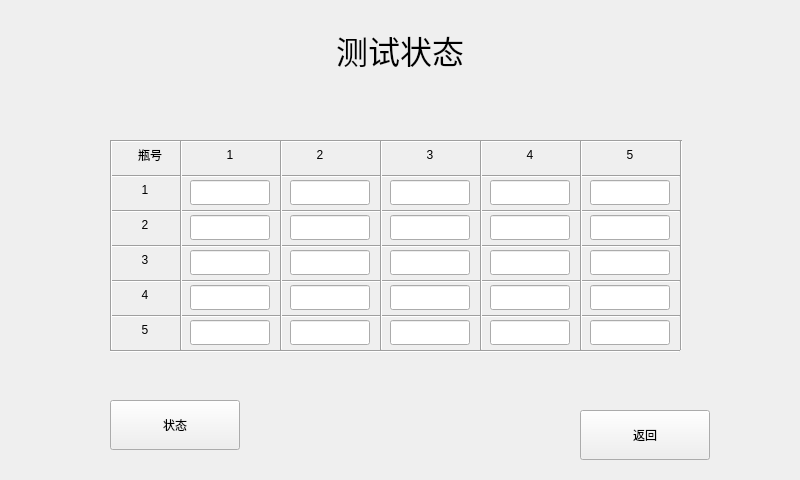
<?xml version="1.0" encoding="UTF-8"?>
<ui version="4.0">
 <class>AculateData</class>
 <widget class="QWidget" name="AculateData">
  <property name="geometry">
   <rect>
    <x>0</x>
    <y>0</y>
    <width>800</width>
    <height>480</height>
   </rect>
  </property>
  <property name="windowTitle">
   <string>Form</string>
  </property>
  <widget class="QPushButton" name="pbExit">
   <property name="geometry">
    <rect>
     <x>580</x>
     <y>410</y>
     <width>130</width>
     <height>50</height>
    </rect>
   </property>
   <property name="text">
    <string>返回</string>
   </property>
  </widget>
  <widget class="QLabel" name="lb_BottleID">
   <property name="geometry">
    <rect>
     <x>120</x>
     <y>140</y>
     <width>60</width>
     <height>30</height>
    </rect>
   </property>
   <property name="text">
    <string>瓶号</string>
   </property>
   <property name="alignment">
    <set>Qt::AlignCenter</set>
   </property>
  </widget>
  <widget class="QLabel" name="lb_Group1">
   <property name="geometry">
    <rect>
     <x>190</x>
     <y>140</y>
     <width>80</width>
     <height>30</height>
    </rect>
   </property>
   <property name="text">
    <string>1</string>
   </property>
   <property name="alignment">
    <set>Qt::AlignCenter</set>
   </property>
  </widget>
  <widget class="QLabel" name="lb_Group2">
   <property name="geometry">
    <rect>
     <x>280</x>
     <y>140</y>
     <width>80</width>
     <height>30</height>
    </rect>
   </property>
   <property name="text">
    <string>2</string>
   </property>
   <property name="alignment">
    <set>Qt::AlignCenter</set>
   </property>
  </widget>
  <widget class="QLabel" name="lb_Group3">
   <property name="geometry">
    <rect>
     <x>390</x>
     <y>140</y>
     <width>80</width>
     <height>30</height>
    </rect>
   </property>
   <property name="text">
    <string>3</string>
   </property>
   <property name="alignment">
    <set>Qt::AlignCenter</set>
   </property>
  </widget>
  <widget class="QLabel" name="lb_Group4">
   <property name="geometry">
    <rect>
     <x>490</x>
     <y>140</y>
     <width>80</width>
     <height>30</height>
    </rect>
   </property>
   <property name="text">
    <string>4</string>
   </property>
   <property name="alignment">
    <set>Qt::AlignCenter</set>
   </property>
  </widget>
  <widget class="QLabel" name="lb_Bottle1">
   <property name="geometry">
    <rect>
     <x>130</x>
     <y>180</y>
     <width>30</width>
     <height>20</height>
    </rect>
   </property>
   <property name="text">
    <string>1</string>
   </property>
   <property name="alignment">
    <set>Qt::AlignCenter</set>
   </property>
  </widget>
  <widget class="QLabel" name="lb_Bottle2">
   <property name="geometry">
    <rect>
     <x>130</x>
     <y>215</y>
     <width>30</width>
     <height>20</height>
    </rect>
   </property>
   <property name="text">
    <string>2</string>
   </property>
   <property name="alignment">
    <set>Qt::AlignCenter</set>
   </property>
  </widget>
  <widget class="QLabel" name="lb_Bottle3">
   <property name="geometry">
    <rect>
     <x>130</x>
     <y>250</y>
     <width>30</width>
     <height>20</height>
    </rect>
   </property>
   <property name="text">
    <string>3</string>
   </property>
   <property name="alignment">
    <set>Qt::AlignCenter</set>
   </property>
  </widget>
  <widget class="QLabel" name="lb_Bottle4">
   <property name="geometry">
    <rect>
     <x>130</x>
     <y>285</y>
     <width>30</width>
     <height>20</height>
    </rect>
   </property>
   <property name="text">
    <string>4</string>
   </property>
   <property name="alignment">
    <set>Qt::AlignCenter</set>
   </property>
  </widget>
  <widget class="QLineEdit" name="le_Group1_1">
   <property name="geometry">
    <rect>
     <x>190</x>
     <y>180</y>
     <width>80</width>
     <height>25</height>
    </rect>
   </property>
   <property name="text">
    <string/>
   </property>
   <property name="alignment">
    <set>Qt::AlignCenter</set>
   </property>
  </widget>
  <widget class="QLineEdit" name="le_Group1_2">
   <property name="geometry">
    <rect>
     <x>190</x>
     <y>215</y>
     <width>80</width>
     <height>25</height>
    </rect>
   </property>
   <property name="text">
    <string/>
   </property>
   <property name="alignment">
    <set>Qt::AlignCenter</set>
   </property>
  </widget>
  <widget class="QLineEdit" name="le_Group1_4">
   <property name="geometry">
    <rect>
     <x>190</x>
     <y>285</y>
     <width>80</width>
     <height>25</height>
    </rect>
   </property>
   <property name="text">
    <string/>
   </property>
   <property name="alignment">
    <set>Qt::AlignCenter</set>
   </property>
  </widget>
  <widget class="QLineEdit" name="le_Group1_3">
   <property name="geometry">
    <rect>
     <x>190</x>
     <y>250</y>
     <width>80</width>
     <height>25</height>
    </rect>
   </property>
   <property name="text">
    <string/>
   </property>
   <property name="alignment">
    <set>Qt::AlignCenter</set>
   </property>
  </widget>
  <widget class="QLineEdit" name="le_Group2_1">
   <property name="geometry">
    <rect>
     <x>290</x>
     <y>180</y>
     <width>80</width>
     <height>25</height>
    </rect>
   </property>
   <property name="text">
    <string/>
   </property>
   <property name="alignment">
    <set>Qt::AlignCenter</set>
   </property>
  </widget>
  <widget class="QLineEdit" name="le_Group2_2">
   <property name="geometry">
    <rect>
     <x>290</x>
     <y>215</y>
     <width>80</width>
     <height>25</height>
    </rect>
   </property>
   <property name="text">
    <string/>
   </property>
   <property name="alignment">
    <set>Qt::AlignCenter</set>
   </property>
  </widget>
  <widget class="QLineEdit" name="le_Group2_3">
   <property name="geometry">
    <rect>
     <x>290</x>
     <y>250</y>
     <width>80</width>
     <height>25</height>
    </rect>
   </property>
   <property name="text">
    <string/>
   </property>
   <property name="alignment">
    <set>Qt::AlignCenter</set>
   </property>
  </widget>
  <widget class="QLineEdit" name="le_Group2_4">
   <property name="geometry">
    <rect>
     <x>290</x>
     <y>285</y>
     <width>80</width>
     <height>25</height>
    </rect>
   </property>
   <property name="text">
    <string/>
   </property>
   <property name="alignment">
    <set>Qt::AlignCenter</set>
   </property>
  </widget>
  <widget class="QLineEdit" name="le_Group3_1">
   <property name="geometry">
    <rect>
     <x>390</x>
     <y>180</y>
     <width>80</width>
     <height>25</height>
    </rect>
   </property>
   <property name="text">
    <string/>
   </property>
   <property name="alignment">
    <set>Qt::AlignCenter</set>
   </property>
  </widget>
  <widget class="QLineEdit" name="le_Group3_2">
   <property name="geometry">
    <rect>
     <x>390</x>
     <y>215</y>
     <width>80</width>
     <height>25</height>
    </rect>
   </property>
   <property name="text">
    <string/>
   </property>
   <property name="alignment">
    <set>Qt::AlignCenter</set>
   </property>
  </widget>
  <widget class="QLineEdit" name="le_Group3_3">
   <property name="geometry">
    <rect>
     <x>390</x>
     <y>250</y>
     <width>80</width>
     <height>25</height>
    </rect>
   </property>
   <property name="text">
    <string/>
   </property>
   <property name="alignment">
    <set>Qt::AlignCenter</set>
   </property>
  </widget>
  <widget class="QLineEdit" name="le_Group3_4">
   <property name="geometry">
    <rect>
     <x>390</x>
     <y>285</y>
     <width>80</width>
     <height>25</height>
    </rect>
   </property>
   <property name="text">
    <string/>
   </property>
   <property name="alignment">
    <set>Qt::AlignCenter</set>
   </property>
  </widget>
  <widget class="QLineEdit" name="le_Group4_1">
   <property name="geometry">
    <rect>
     <x>490</x>
     <y>180</y>
     <width>80</width>
     <height>25</height>
    </rect>
   </property>
   <property name="text">
    <string/>
   </property>
   <property name="alignment">
    <set>Qt::AlignCenter</set>
   </property>
  </widget>
  <widget class="QLineEdit" name="le_Group4_2">
   <property name="geometry">
    <rect>
     <x>490</x>
     <y>215</y>
     <width>80</width>
     <height>25</height>
    </rect>
   </property>
   <property name="text">
    <string/>
   </property>
   <property name="alignment">
    <set>Qt::AlignCenter</set>
   </property>
  </widget>
  <widget class="QLineEdit" name="le_Group4_3">
   <property name="geometry">
    <rect>
     <x>490</x>
     <y>250</y>
     <width>80</width>
     <height>25</height>
    </rect>
   </property>
   <property name="text">
    <string/>
   </property>
   <property name="alignment">
    <set>Qt::AlignCenter</set>
   </property>
  </widget>
  <widget class="QLineEdit" name="le_Group4_4">
   <property name="geometry">
    <rect>
     <x>490</x>
     <y>285</y>
     <width>80</width>
     <height>25</height>
    </rect>
   </property>
   <property name="text">
    <string/>
   </property>
   <property name="alignment">
    <set>Qt::AlignCenter</set>
   </property>
  </widget>
  <widget class="QLabel" name="lb_Title">
   <property name="geometry">
    <rect>
     <x>300</x>
     <y>30</y>
     <width>200</width>
     <height>40</height>
    </rect>
   </property>
   <property name="font">
    <font>
     <pointsize>24</pointsize>
    </font>
   </property>
   <property name="text">
    <string>测试状态</string>
   </property>
   <property name="alignment">
    <set>Qt::AlignCenter</set>
   </property>
  </widget>
  <widget class="QLineEdit" name="le_Group1_5">
   <property name="geometry">
    <rect>
     <x>190</x>
     <y>320</y>
     <width>80</width>
     <height>25</height>
    </rect>
   </property>
   <property name="text">
    <string/>
   </property>
   <property name="alignment">
    <set>Qt::AlignCenter</set>
   </property>
  </widget>
  <widget class="QLineEdit" name="le_Group2_5">
   <property name="geometry">
    <rect>
     <x>290</x>
     <y>320</y>
     <width>80</width>
     <height>25</height>
    </rect>
   </property>
   <property name="text">
    <string/>
   </property>
   <property name="alignment">
    <set>Qt::AlignCenter</set>
   </property>
  </widget>
  <widget class="QLineEdit" name="le_Group4_5">
   <property name="geometry">
    <rect>
     <x>490</x>
     <y>320</y>
     <width>80</width>
     <height>25</height>
    </rect>
   </property>
   <property name="text">
    <string/>
   </property>
   <property name="alignment">
    <set>Qt::AlignCenter</set>
   </property>
  </widget>
  <widget class="QLineEdit" name="le_Group3_5">
   <property name="geometry">
    <rect>
     <x>390</x>
     <y>320</y>
     <width>80</width>
     <height>25</height>
    </rect>
   </property>
   <property name="text">
    <string/>
   </property>
   <property name="alignment">
    <set>Qt::AlignCenter</set>
   </property>
  </widget>
  <widget class="Line" name="line">
   <property name="geometry">
    <rect>
     <x>110</x>
     <y>175</y>
     <width>570</width>
     <height>2</height>
    </rect>
   </property>
   <property name="orientation">
    <enum>Qt::Horizontal</enum>
   </property>
  </widget>
  <widget class="Line" name="line_2">
   <property name="geometry">
    <rect>
     <x>110</x>
     <y>140</y>
     <width>570</width>
     <height>2</height>
    </rect>
   </property>
   <property name="orientation">
    <enum>Qt::Horizontal</enum>
   </property>
  </widget>
  <widget class="Line" name="line_5">
   <property name="geometry">
    <rect>
     <x>110</x>
     <y>245</y>
     <width>570</width>
     <height>2</height>
    </rect>
   </property>
   <property name="orientation">
    <enum>Qt::Horizontal</enum>
   </property>
  </widget>
  <widget class="Line" name="line_6">
   <property name="geometry">
    <rect>
     <x>110</x>
     <y>210</y>
     <width>570</width>
     <height>2</height>
    </rect>
   </property>
   <property name="orientation">
    <enum>Qt::Horizontal</enum>
   </property>
  </widget>
  <widget class="Line" name="line_8">
   <property name="geometry">
    <rect>
     <x>110</x>
     <y>280</y>
     <width>570</width>
     <height>2</height>
    </rect>
   </property>
   <property name="orientation">
    <enum>Qt::Horizontal</enum>
   </property>
  </widget>
  <widget class="Line" name="line_9">
   <property name="geometry">
    <rect>
     <x>110</x>
     <y>315</y>
     <width>570</width>
     <height>2</height>
    </rect>
   </property>
   <property name="orientation">
    <enum>Qt::Horizontal</enum>
   </property>
  </widget>
  <widget class="Line" name="line_10">
   <property name="geometry">
    <rect>
     <x>110</x>
     <y>350</y>
     <width>570</width>
     <height>2</height>
    </rect>
   </property>
   <property name="orientation">
    <enum>Qt::Horizontal</enum>
   </property>
  </widget>
  <widget class="QLabel" name="lb_Bottle5">
   <property name="geometry">
    <rect>
     <x>130</x>
     <y>320</y>
     <width>30</width>
     <height>20</height>
    </rect>
   </property>
   <property name="text">
    <string>5</string>
   </property>
   <property name="alignment">
    <set>Qt::AlignCenter</set>
   </property>
  </widget>
  <widget class="Line" name="line_11">
   <property name="geometry">
    <rect>
     <x>110</x>
     <y>140</y>
     <width>2</width>
     <height>210</height>
    </rect>
   </property>
   <property name="orientation">
    <enum>Qt::Vertical</enum>
   </property>
  </widget>
  <widget class="Line" name="line_12">
   <property name="geometry">
    <rect>
     <x>180</x>
     <y>140</y>
     <width>2</width>
     <height>210</height>
    </rect>
   </property>
   <property name="orientation">
    <enum>Qt::Vertical</enum>
   </property>
  </widget>
  <widget class="Line" name="line_13">
   <property name="geometry">
    <rect>
     <x>280</x>
     <y>140</y>
     <width>2</width>
     <height>210</height>
    </rect>
   </property>
   <property name="orientation">
    <enum>Qt::Vertical</enum>
   </property>
  </widget>
  <widget class="Line" name="line_14">
   <property name="geometry">
    <rect>
     <x>380</x>
     <y>140</y>
     <width>2</width>
     <height>210</height>
    </rect>
   </property>
   <property name="orientation">
    <enum>Qt::Vertical</enum>
   </property>
  </widget>
  <widget class="Line" name="line_15">
   <property name="geometry">
    <rect>
     <x>480</x>
     <y>140</y>
     <width>2</width>
     <height>210</height>
    </rect>
   </property>
   <property name="orientation">
    <enum>Qt::Vertical</enum>
   </property>
  </widget>
  <widget class="Line" name="line_16">
   <property name="geometry">
    <rect>
     <x>680</x>
     <y>140</y>
     <width>2</width>
     <height>210</height>
    </rect>
   </property>
   <property name="orientation">
    <enum>Qt::Vertical</enum>
   </property>
  </widget>
  <widget class="QLabel" name="lb_Group5">
   <property name="geometry">
    <rect>
     <x>590</x>
     <y>140</y>
     <width>80</width>
     <height>30</height>
    </rect>
   </property>
   <property name="text">
    <string>5</string>
   </property>
   <property name="alignment">
    <set>Qt::AlignCenter</set>
   </property>
  </widget>
  <widget class="QLineEdit" name="le_Group5_4">
   <property name="geometry">
    <rect>
     <x>590</x>
     <y>285</y>
     <width>80</width>
     <height>25</height>
    </rect>
   </property>
   <property name="text">
    <string/>
   </property>
   <property name="alignment">
    <set>Qt::AlignCenter</set>
   </property>
  </widget>
  <widget class="QLineEdit" name="le_Group5_5">
   <property name="geometry">
    <rect>
     <x>590</x>
     <y>320</y>
     <width>80</width>
     <height>25</height>
    </rect>
   </property>
   <property name="text">
    <string/>
   </property>
   <property name="alignment">
    <set>Qt::AlignCenter</set>
   </property>
  </widget>
  <widget class="QLineEdit" name="le_Group5_1">
   <property name="geometry">
    <rect>
     <x>590</x>
     <y>180</y>
     <width>80</width>
     <height>25</height>
    </rect>
   </property>
   <property name="text">
    <string/>
   </property>
   <property name="alignment">
    <set>Qt::AlignCenter</set>
   </property>
  </widget>
  <widget class="QLineEdit" name="le_Group5_2">
   <property name="geometry">
    <rect>
     <x>590</x>
     <y>215</y>
     <width>80</width>
     <height>25</height>
    </rect>
   </property>
   <property name="text">
    <string/>
   </property>
   <property name="alignment">
    <set>Qt::AlignCenter</set>
   </property>
  </widget>
  <widget class="QLineEdit" name="le_Group5_3">
   <property name="geometry">
    <rect>
     <x>590</x>
     <y>250</y>
     <width>80</width>
     <height>25</height>
    </rect>
   </property>
   <property name="text">
    <string/>
   </property>
   <property name="alignment">
    <set>Qt::AlignCenter</set>
   </property>
  </widget>
  <widget class="Line" name="line_17">
   <property name="geometry">
    <rect>
     <x>580</x>
     <y>140</y>
     <width>2</width>
     <height>210</height>
    </rect>
   </property>
   <property name="orientation">
    <enum>Qt::Vertical</enum>
   </property>
  </widget>
  <widget class="QPushButton" name="pbStat">
   <property name="geometry">
    <rect>
     <x>110</x>
     <y>400</y>
     <width>130</width>
     <height>50</height>
    </rect>
   </property>
   <property name="text">
    <string>状态</string>
   </property>
  </widget>
 </widget>
 <resources/>
 <connections/>
</ui>
